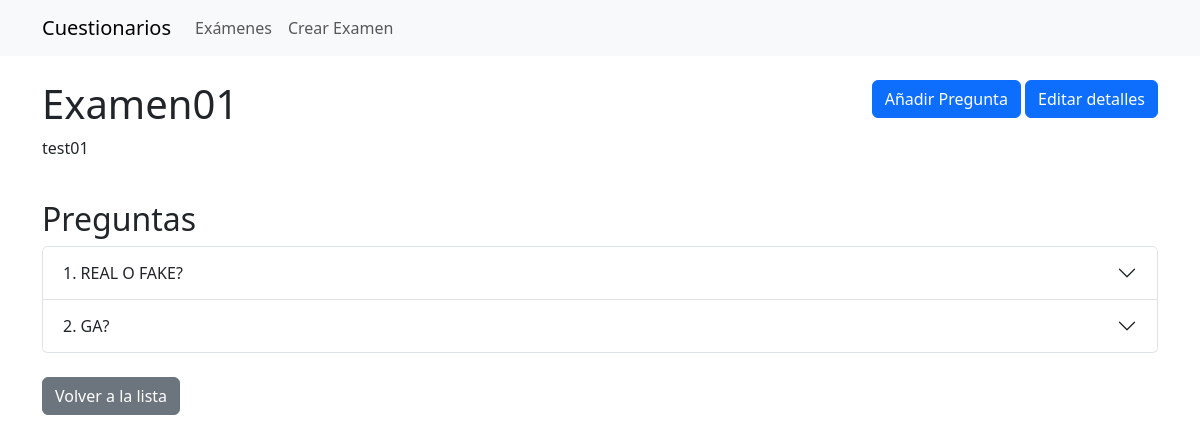
/exam/2/, run on an earlier commit of the app's database.
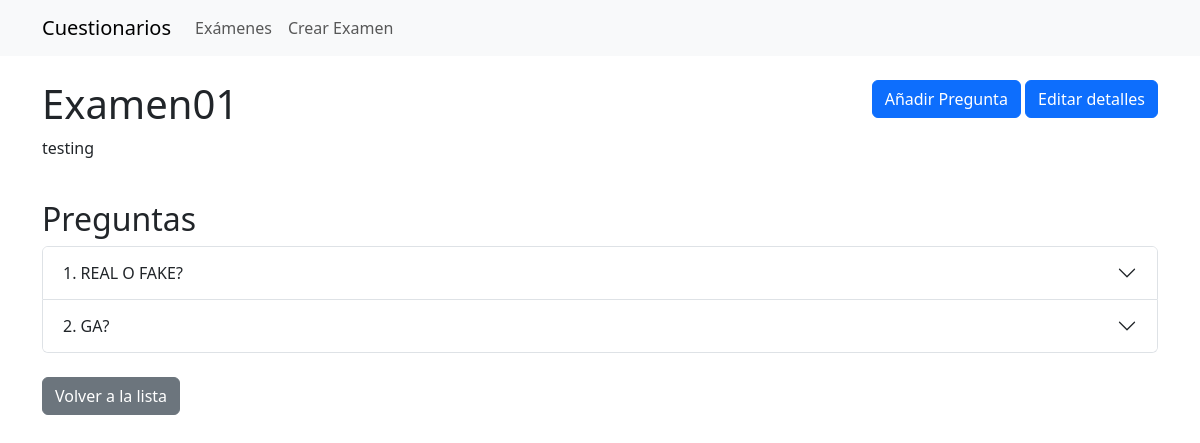
And on a later commit of the database.
### quiz/models.py (models this page shows, shortened)
class Exam(models.Model):
    title = models.CharField(max_length=200, verbose_name="Título")
    description = models.TextField(blank=True, verbose_name="Descripción")
    created_date = models.DateTimeField(auto_now_add=True)

### quiz/views.py (the view)
# urls.py: path('exam/<int:exam_id>/', views.exam_detail, name='exam_detail'),
def exam_detail(request, exam_id):
    exam = get_object_or_404(Exam, id=exam_id)
    questions = exam.questions.all().prefetch_related('choices')
    return render(request, 'quiz/exam_detail.html', {'exam': exam, 'questions': questions})

### quiz/templates/quiz/exam_detail.html (shortened to what this page needs)
{% extends "base.html" %}
{% block content %}
<div class="row mb-4">
    <div class="col-md-8">
        <h1>{{ exam.title }}</h1>
        <p>{{ exam.description }}</p>
    </div>
    <div class="col-md-4 text-end">
        <a href="{% url 'question_create' exam.id %}" class="btn btn-primary">Añadir Pregunta</a>
        <a href="{% url 'exam_create' exam.id %}" class="btn btn-primary">Editar detalles</a>
    </div>
</div>
<div class="mb-4">
    <h2>Preguntas</h2>
    {% if questions %}
        <div class="accordion" id="accordionQuestions">
            {% for question in questions %}
                <div class="accordion-item">
                    <h2 class="accordion-header">
                        <button class="accordion-button collapsed" type="button" data-bs-toggle="collapse" data-bs-target="#collapse{{ question.id }}">
                            {{ forloop.counter }}. {{ question.text }}
                        </button>
                    </h2>
                </div>
            {% endfor %}
        </div>
    {% else %}
        <div class="alert alert-info">
            Este examen no tiene preguntas todavía.
            <a href="{% url 'question_create' exam.id %}">Añade la primera pregunta</a>
        </div>
    {% endif %}
</div>
<div>
    <a href="{% url 'exam_list' %}" class="btn btn-secondary">Volver a la lista</a>
</div>
{% endblock %}

What changed in the data, as far as the page shows it:
changed Exam "Examen01": description "test01" → "testing"
